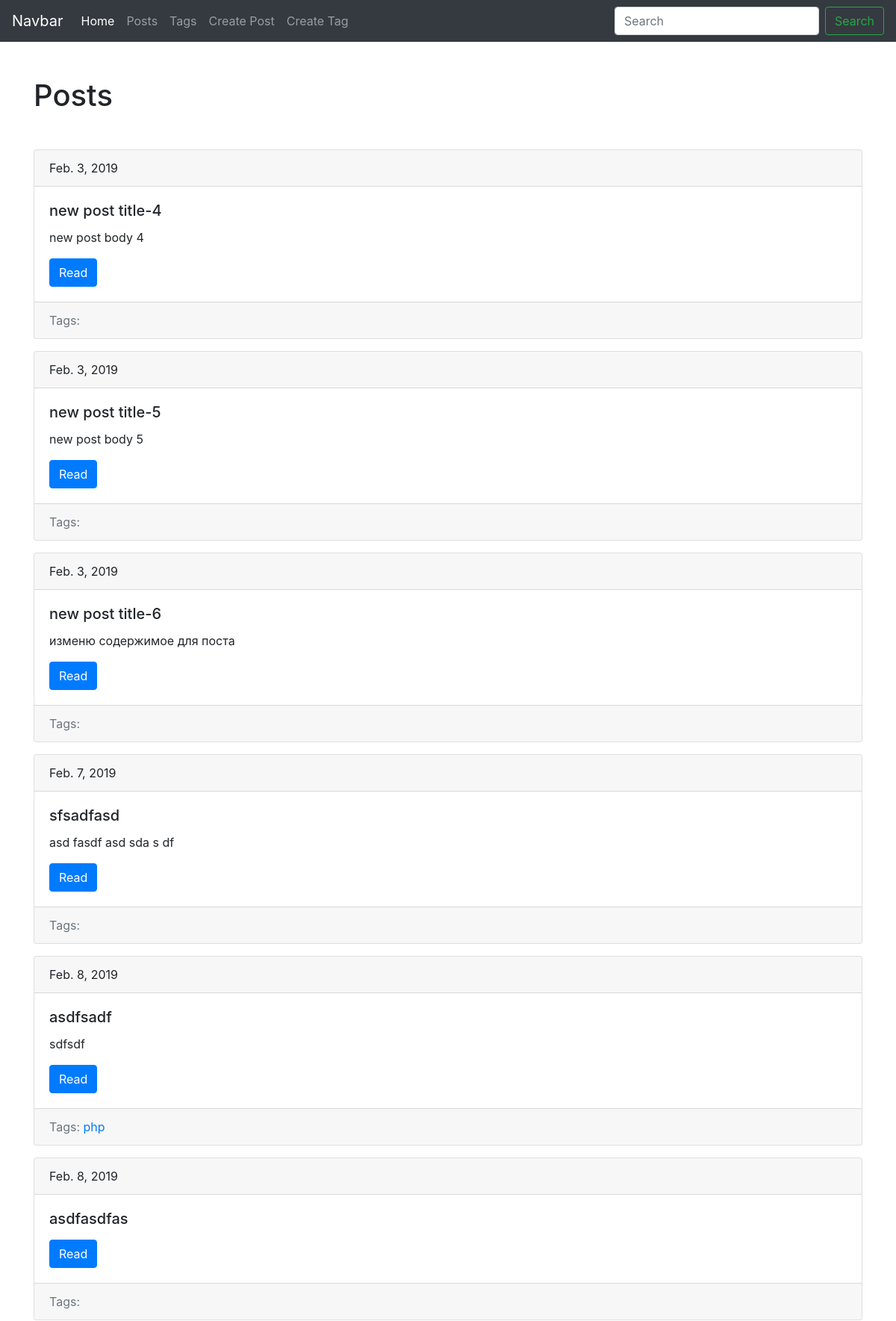
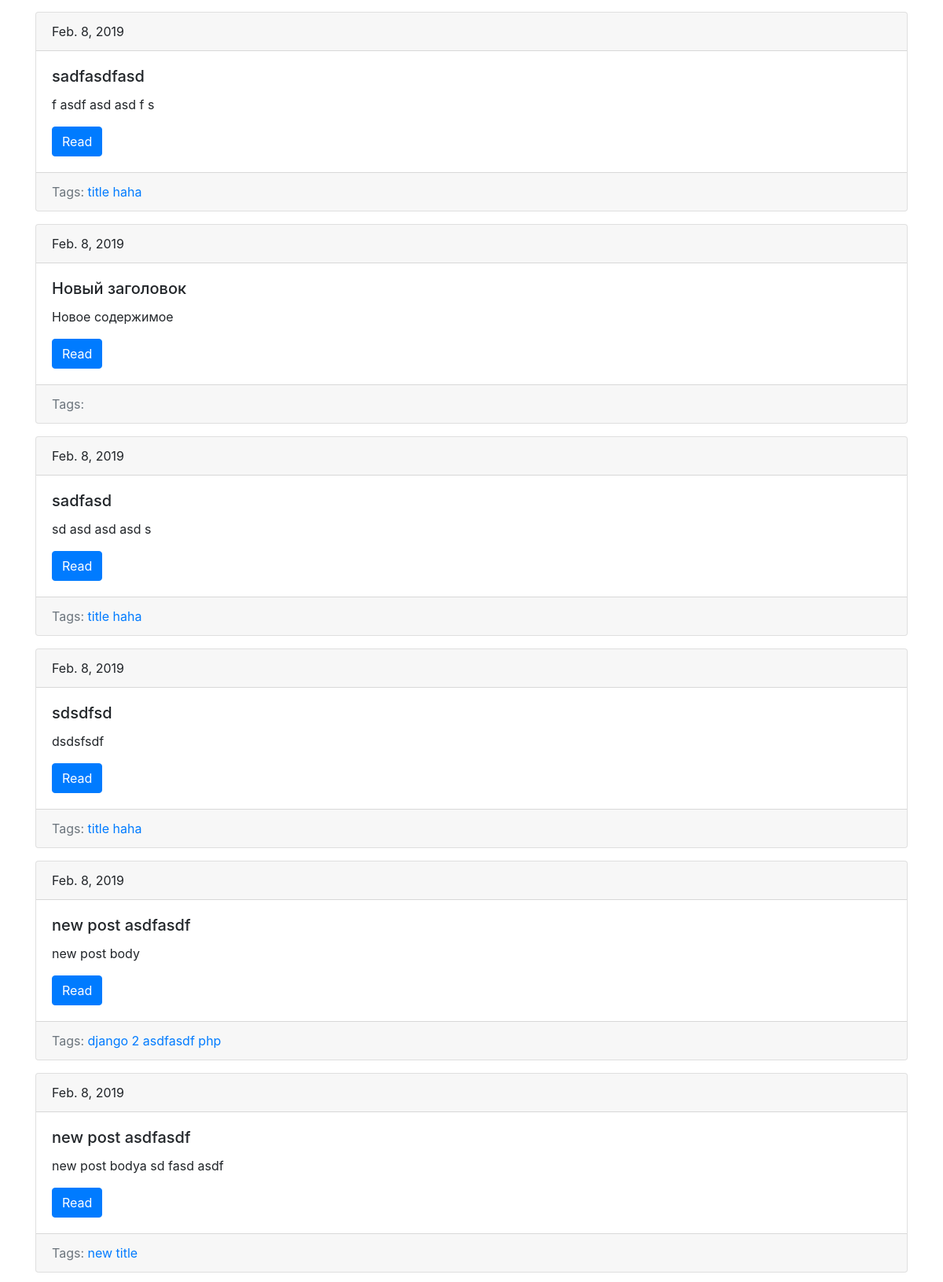
Screenshot of /blog/ (upper part) with the database file from the repository (2 pictures, top to bottom).
### blog/models.py (models this page shows, shortened)
class Post(models.Model):
    title = models.CharField(max_length=150, db_index=True)
    slug = models.CharField(max_length=150, unique=True)
    body = models.TextField(blank=True, db_index=True)
    date_pub = models.DateTimeField(auto_now_add=True)
    tags = models.ManyToManyField('Tag', blank=True, related_name='posts')
    def get_absolute_url(self):
        return reverse('blog_post_detail', kwargs={'slug': self.slug})

class Tag(models.Model):
    title = models.CharField(max_length=50)
    slug = models.CharField(max_length=50, unique=True)
    def get_absolute_url(self):
        return reverse('blog_tag_detail', kwargs={'slug': self.slug})

### blog/views.py (the view)
# urls.py: path('', post_list, name='blog_posts_list'),
def post_list(request):
    model_name = 'post'
    search_query = request.GET.get('search', '')
    if search_query:
        items = Post.objects.filter(Q(title__icontains=search_query) | Q(body__icontains=search_query))
    else:
        items = Post.objects.all()
    return render(request, f'blog/{model_name}_list.html', {'items': items, 'search_query': search_query})

### blog/templates/blog/post_list.html (shortened to what this page needs)
{% extends 'blog/base.html' %}
{% block content %}
    {% for item in items %}
        {% include 'blog/includes/post_card_template.html' %}
    {% endfor %}
{% endblock %}

### blog/templates/blog/includes/post_card_template.html
<div class="card mb-3">
    <div class="card-header">
        {{ item.date_pub.date }}
    </div>
    <div class="card-body">
        <h5 class="card-title">{{ item.title }}</h5>
        <p class="card-text">{{ item.body | truncatewords:15 }}</p>
        <a href="{{ item.get_absolute_url }}" class="btn btn-primary">Read</a>
    </div>
  <div class="card-footer text-muted">
  Tags:
      {% for tag in item.tags.all %}
          <a href="{{ tag.get_absolute_url }}">{{ tag.title }}</a>
      {% endfor %}
  </div>
</div>

### rows the page displays
Post: date_pub "Feb. 3, 2019", title "new post title-4", body "new post body 4"
Post: date_pub "Feb. 3, 2019", title "new post title-5", body "new post body 5"
Post: date_pub "Feb. 3, 2019", title "new post title-6", body "изменю содержимое для поста"
Post: date_pub "Feb. 7, 2019", title "sfsadfasd", body "asd fasdf asd sda s df"
Post: date_pub "Feb. 8, 2019", title "asdfsadf", body "sdfsdf"
Tag: title "php"
Post: date_pub "Feb. 8, 2019", title "asdfasdfas"
Post: date_pub "Feb. 8, 2019", title "sadfasdfasd", body "f asdf asd asd f s"
Tag: title "title haha"
Post: date_pub "Feb. 8, 2019", title "Новый заголовок", body "Новое содержимое"
Post: date_pub "Feb. 8, 2019", title "sadfasd", body "sd asd asd asd s"
Post: date_pub "Feb. 8, 2019", title "sdsdfsd", body "dsdsfsdf"
Post: date_pub "Feb. 8, 2019", title "new post asdfasdf", body "new post body"
Tag: title "django 2 asdfasdf"
Post: date_pub "Feb. 8, 2019", title "new post asdfasdf", body "new post bodya sd fasd asdf"
Tag: title "new title"
